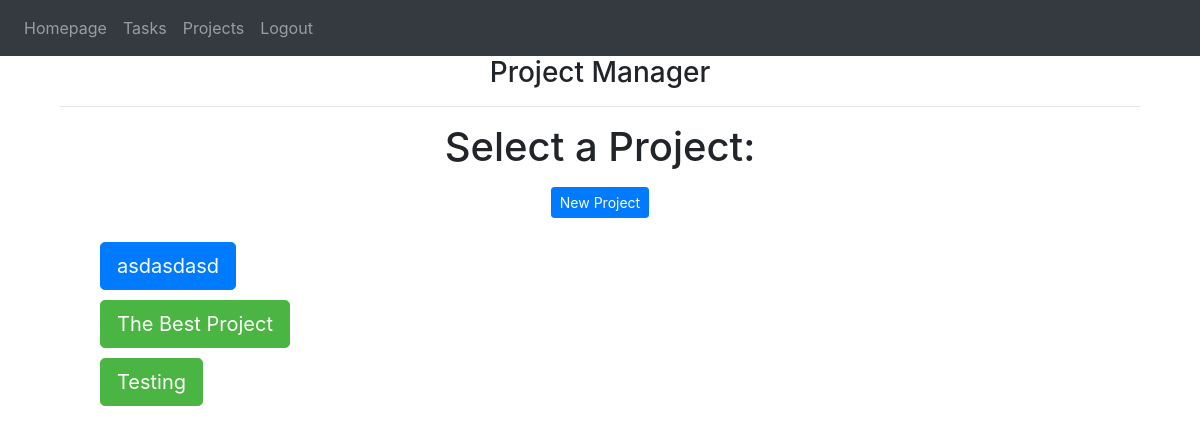
/projectmanager (signed in), run on an earlier commit of the app's database.
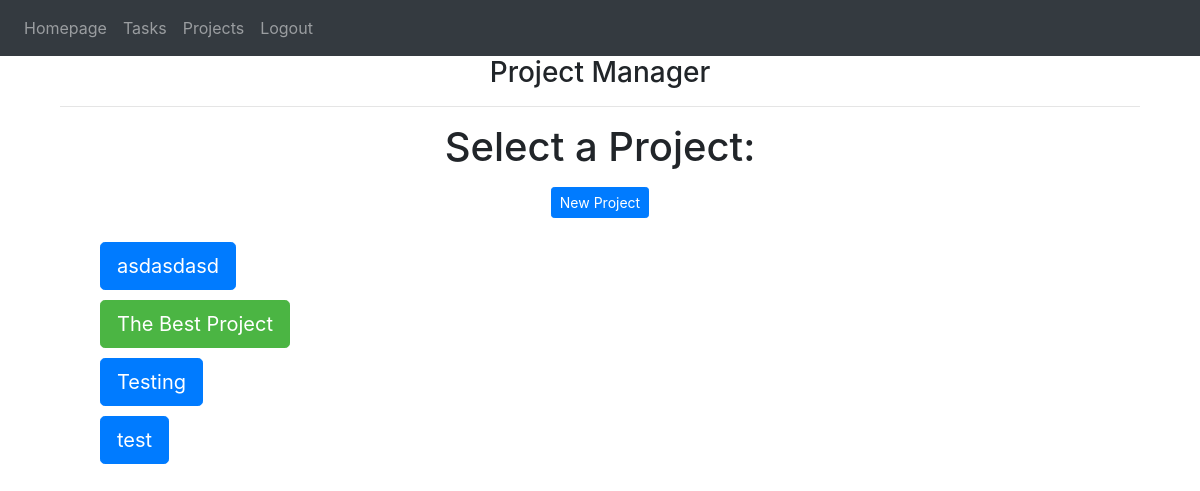
And on a later commit of the database.
### website/models.py (models this page shows)
class Project(db.Model):
    id = db.Column(db.Integer, primary_key=True)
    name = db.Column(db.String(120))
    start_date = db.Column(db.DateTime(timezone=True), default=func.now)
    deadline = db.Column(db.DateTime(timezone=True), default=func.now)
    description = db.Column(db.String(9999))
    users = db.relationship('User', secondary='project_user_association', back_populates='projects')
    is_default = db.Column(db.Boolean, default=False)
    completed = db.Column(db.Boolean, default=False)
    tasks = db.relationship('Task', backref='project', cascade='all, delete-orphan', lazy=True)

### website/auth.py (the view)
@auth.route('/projectmanager')
@login_required
def projectManager():
    projects = Project.query.filter(Project.users.any(id=current_user.id), ~Project.is_default).all()
    print(projects)
    return render_template("projectManager.html", user=current_user, projects=projects)

### website/__init__.py (called while the page is built)
def create_app(testing=False):
    app = Flask(__name__)
    app.config['SECRET_KEY'] = 'abcd'
    app.config['SQLALCHEMY_DATABASE_URI'] = f'sqlite:///{DB_NAME}'
    if testing:
        app.config['SQLALCHEMY_DATABASE_URI'] = f'sqlite:///{TEST_DB_NAME}'
    db.init_app(app)
    from .views import views
    from .auth import auth
    app.register_blueprint(views, url_prefix='/')
    app.register_blueprint(auth, url_prefix='/')
    from .models import User, Task, Project
    with app.app_context():
        db.create_all()
    login_manager = LoginManager()
    login_manager.login_view = 'auth.login'
    login_manager.init_app(app)
    @login_manager.user_loader
    def load_user(id):
        return User.query.get(int(id))
    return app

### website/templates/projectManager.html (shortened to what this page needs)
{% extends "base.html" %}
{% block content %}
<h3 align="center">Project Manager</h3>
<div class="container">
    <hr>
    {% if not projects %}
        <h1 align="center"> You have no Projects</h1>
    {% else %}
        <h1 align="center"> Select a Project: </h1>
    {% endif %}
    <a align="center" class="nav-item nav-link" href="{{ url_for('auth.new_project') }}">
        <button type="button" class="btn btn-primary btn-sm">New Project</button>
    </a>
    <ul style="list-style-type: none">
        {% for prj in projects %}
        <li>
            <button type="button" class="btn btn-primary btn-lg project-button {% if prj.completed %}project-completed{% endif %}"
                    data-name="{{ prj.name }}"
                    data-info="{{ prj.description }}"
                    data-id="{{ prj.id }}"
                    data-completed="{{ prj.completed }}">
                {{ prj.name }}
            </button>
        </li>
        {% endfor %}
    </ul>
</div>
</body>
</html>
{% endblock %}

What changed in the data, as far as the page shows it:
changed Project "Testing": completed True → False (drawn)
added Project: name "test"
